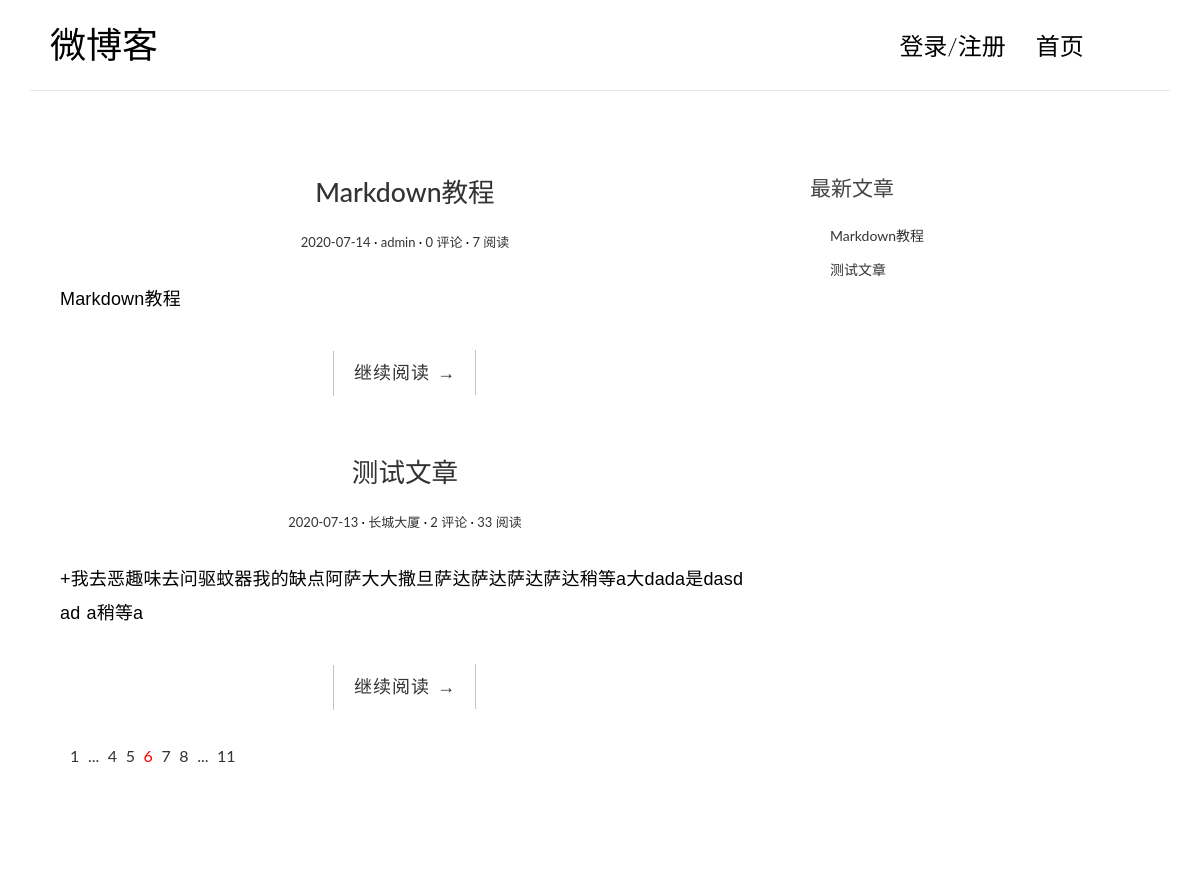
The page / on the database its author committed.
### main_blog_app/models.py (models this page shows, shortened)
class Post(models.Model):
    title = models.CharField(max_length=70, verbose_name='文章标题')
    body = models.TextField(verbose_name='文章正文')
    created_time = models.DateTimeField(auto_now_add=True, verbose_name='创建时间')
    modified_time = models.DateTimeField(auto_now=True, verbose_name='修改时间')
    excerpt = models.CharField(max_length=200, blank=True, verbose_name='文章摘要')
    views = models.PositiveIntegerField(default=0, verbose_name='阅读量')
    author = models.ForeignKey(User, on_delete=models.CASCADE, verbose_name='文章作者')
    reviews = models.PositiveIntegerField(default=0, verbose_name='评论量')
    class Meta:
        verbose_name = '文章'
        verbose_name_plural = '文章'
        ordering = ['-created_time']

class User(models.Model):
    account = models.CharField(max_length=11, primary_key=True, verbose_name='用户账户（手机号）')
    username = models.CharField(max_length=20, verbose_name='用户名')
    password = models.CharField(max_length=20, verbose_name='账户密码')
    def __str__(self):
        return self.username
    class Meta:
        verbose_name = '用户'
        verbose_name_plural = '用户'

### main_blog_app/views.py (the view)
# urls.py: path('', LPost.as_view(), name='index'),
@method_decorator(is_jizhu, name='dispatch')
class LPost(generics.ListAPIView):
    queryset = Post.objects.all()
    serializer_class = SimPostSerializers
    def get(self, request, *args, **kwargs):
        posts = Post.objects.all()
        for post in posts:
            post.created_time = post.created_time.strftime('%Y-%m-%d')
        return render(request, 'index.html', {'posts': posts, 'new_posts': posts[:3], 'account': request.session.get('account', '')})

### main_blog_app/views.py (called while the page is built)
def is_jizhu(func):
    def inner(request, *args, **kwargs):
        account = request.COOKIES.get('account', '')
        if account:
            request.session['account'] = account
        return func(request, *args, **kwargs)
    return inner

### templates/index.html (shortened to what this page needs)
<!DOCTYPE html>
{% load static %}
<html>
<head>
    <link rel="stylesheet" href="{% static 'css/bootstrap.min.css' %}">
    <link rel="stylesheet" href="http://code.ionicframework.com/ionicons/2.0.1/css/ionicons.min.css">
    <link rel="stylesheet" href="{% static 'css/pace.css' %}">
    <link rel="stylesheet" href="{% static 'css/custom.css' %}">
    <link rel="stylesheet" href="{% static 'css/ucenter.css' %}">
</head>
<body>
<div class="container">
    <header id="site-header">
        <div class="row">
            <div class="col-md-4 col-sm-5 col-xs-8">
                <div class="logo">
                    <h1><a href="index.html">微博客</a></h1>
                </div>
            </div>
            <div class="col-md-8 col-sm-7 col-xs-4">
                <nav class="main-nav" role="navigation">
                    <div class="collapse navbar-collapse" id="bs-example-navbar-collapse-1">
                        <ul class="nav navbar-nav navbar-right">
                            {% if account == '' %}
                            <li class="cl-effect-11"><a href="{% url 'blog:page' 'login' %}" data-hover="">登录/注册</a></li>
                            <li class="cl-effect-11"><a href="{% url 'blog:index' %}" data-hover="首页">首页</a></li>
                            {% endif %}
                        </ul>
                    </div>
                </nav>
            </div>
        </div>
    </header>
</div>
<div class="content-body">
    <div class="container">
        <div class="row">
            <main class="col-md-8">
                {% for post in posts %}
                <article class="post">
                    <header class="entry-header">
                        <h1 class="entry-title">
                            <a href="{% url 'blog:single' post.id %}">{{post.title}}</a>
                        </h1>
                        <div class="entry-meta">
                            <span class="post-date"><a href="{% url 'blog:single' post.id %}"><time class="entry-date">{{post.created_time}}</time></a></span>
                            <span class="post-author"><a href="{% url 'blog:single' post.id %}">{{post.author}}</a></span>
                            <span class="comments-link"><a href="{% url 'blog:single' post.id %}">{{post.reviews}} 评论</a></span>
                            <span class="views-count"><a href="{% url 'blog:single' post.id %}">{{post.views}} 阅读</a></span>
                        </div>
                    </header>
                    <div class="entry-content clearfix">
                        <p>{{post.excerpt}}</p>
                        <div class="read-more cl-effect-14">
                            <a href="{% url 'blog:single' post.id %}" class="more-link">继续阅读 <span class="meta-nav">→</span></a>
                        </div>
                    </div>
                </article>
                {% empty %}
                    <div class="no-post">暂时还没有发布的文章！</div>
                {% endfor %}
                <div class="pagination">
                    <ul>
                        <li><a href="">1</a></li>
                        <li><a href="">...</a></li>
                        <li><a href="">4</a></li>
                        <li><a href="">5</a></li>
                        <li class="current"><a href="">6</a></li>
                        <li><a href="">7</a></li>
                        <li><a href="">8</a></li>
                        <li><a href="">...</a></li>
                        <li><a href="">11</a></li>
                    </ul>
                </div>
            </main>
            <aside class="col-md-4">
                <div class="widget widget-recent-posts">
                    <h3 class="widget-title">最新文章</h3>
                    <ul>
                        {% for post in new_posts %}
                        <li>
                            <a href="{% url 'blog:single' post.id %}">{{ post.title }}</a>
                        </li>
                        {% endfor %}
                    </ul>
                </div>
            </aside>
        </div>
    </div>
</div>
<footer id="site-footer">
    <div class="container">
        <div class="row">
            <div class="col-md-12">
            </div>
        </div>
    </div>
</footer>
</body>
</html>

### common_static/css/custom.css (style rules this page uses)
* { outline: none; }
h1, h2, h3, h4, h5, h6 { margin-top: 0; }
a { color: #333; }
body { color: #444; font-family: 'Lato', sans-serif; }
p { font-family: 'Ubuntu', sans-serif; font-weight: 400; word-spacing: 1px; letter-spacing: 0.01em; }
#site-header { background-color: #FFF; padding: 25px 20px; margin-bottom: 40px; border-bottom: 1px solid #e7e7e7; }
.logo h1 a { color: #000; }
.logo h1 { margin: 0; font-family: 'Lato', sans-serif; font-weight: 300; }
.main-nav { margin-top: 11px; max-width: 95%; }
.main-nav a { color: #000000 !important; padding: 0 0 5px 0 !important; margin-right: 30px; font-family: 'Lato', sans-serif; font-weight: 300; font-size: 24px; }
.cl-effect-11 a { padding: 10px 0; color: #0972b4; text-shadow: none; }
.cl-effect-11 a::before { position: absolute; top: 0; left: 0; overflow: hidden; padding: 0 0 5px 0 !important; max-width: 0; border-bottom: 1px solid #000; color: #000; content: attr(data-hover); white-space: nowrap; -webkit-transition: max-width 0.5s; -moz-transition: max-width 0.5s; transition: max-width 0.5s; }
.content-body { padding-bottom: 4em; }
.post { background: #fff; padding: 30px 30px 0; }
.entry-title { text-align: center; font-size: 1.9em; margin-bottom: 20px; line-height: 1.6; padding: 10px 20px 0; }
.entry-meta { text-align: center; color: #DDDDDD; font-size: 13px; margin-bottom: 30px; }
.entry-content { font-size: 18px; line-height: 1.9; font-weight: 300; color: #000; }
.post-category::after, .post-date::after, .post-author::after, .comments-link::after { content: ' ·'; color: #000; }
.read-more { font-family: 'Ubuntu', sans-serif; font-weight: 400; word-spacing: 1px; letter-spacing: 0.01em; text-align: center; margin-top: 20px; }
.cl-effect-14 a { padding: 0 20px; height: 45px; line-height: 45px; position: relative; display: inline-block; margin: 15px 25px; letter-spacing: 1px; font-weight: 400; text-shadow: 0 0 1px rgba(255, 255, 255, 0.3); }
.cl-effect-14 a::before, .cl-effect-14 a::after { position: absolute; width: 45px; height: 1px; background: #C3C3C3; content: ''; -webkit-transition: all 0.3s; -moz-transition: all 0.3s; transition: all 0.3s; pointer-events: none; }
.cl-effect-14 a::before { top: 0; left: 0; -webkit-transform: rotate(90deg); -moz-transform: rotate(90deg); transform: rotate(90deg); -webkit-transform-origin: 0 0; -moz-transform-origin: 0 0; transform-origin: 0 0; }
.cl-effect-14 a::after { right: 0; bottom: 0; -webkit-transform: rotate(90deg); -moz-transform: rotate(90deg); transform: rotate(90deg); -webkit-transform-origin: 100% 0; -moz-transform-origin: 100% 0; transform-origin: 100% 0; }
.widget { background: #fff; padding: 30px 0 0; }
.widget-title { font-size: 1.5em; margin-bottom: 20px; line-height: 1.6; padding: 10px 0 0; font-weight: 400; }
.widget-recent-posts ul { padding: 0; margin: 0; padding-left: 20px; }
.widget-recent-posts ul li { list-style-type: none; position: relative; line-height: 170%; margin-bottom: 10px; }
.widget-recent-posts ul li::before { content: '\f3d3'; font-family: "Ionicons"; position: absolute; left: -17px; top: 3px; font-size: 16px; color: #000; }
#site-footer { padding-top: 10px; padding: 0 0 1.5em 0; }
.pagination ul { list-style: none; }
.pagination ul li { display: inline-block; font-size: 16px; margin-right: 5px; }
.current a { color: red; }

### rows shown on the page
Post: title "Markdown教程", created_time "2020-07-14", author "admin", reviews "0", views "7", excerpt "Markdown教程"
Post: title "测试文章", created_time "2020-07-13", author "长城大厦", reviews "2", views "33", excerpt "+我去恶趣味去问驱蚊器我的缺点阿萨大大撒旦萨达萨达萨达萨达稍等a大dada是dasd ad a稍等a"
